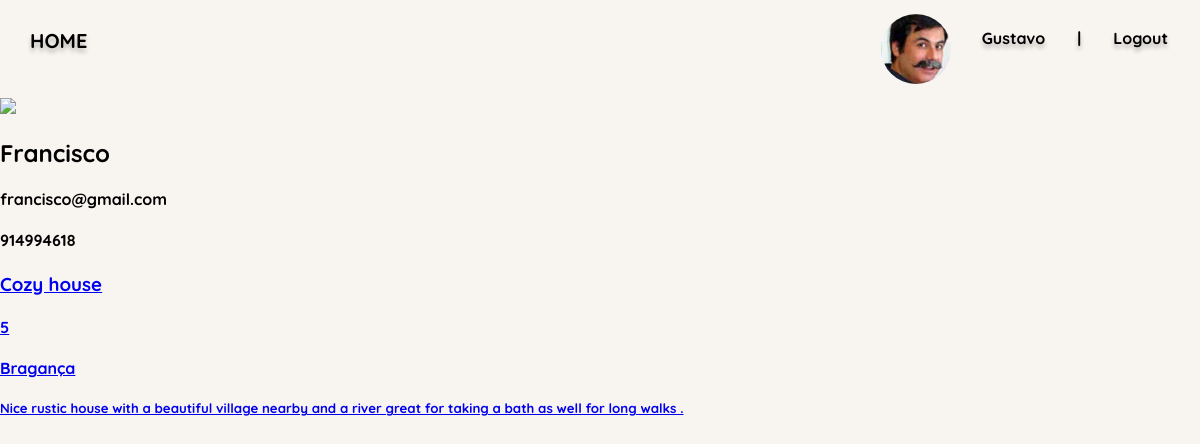
/pages/user.php?id=2 (signed in), run on the app's committed database.
### tables this page shows
CREATE TABLE User(
    userID integer PRIMARY KEY,
    userName text NOT NULL,
    email text NOT NULL,
    passHash text NOT NULL,
    age date NOT NULL,
    phoneNumber text NOT NULL CHECK(length(phoneNumber) = 9),
    profilePicture INTEGER DEFAULT NULL
);

### actions/user_info.php (the view, shortened to what this page needs)
<?php
    function getUserInfo($userId){
        $db = Database::instance()->db();
        $stmt = $db->prepare('Select * from User
                              where User.userId = :userId
                                ');
        $stmt->bindParam(':userId', $userId);
        $stmt->execute();
        $user = $stmt->fetch();
        if($user !== false){
            return $user;
        }
        else{
            echo "PAGE NOT FOUND";
        }
    }
    function getUserPlaces($userId){
        $db = Database::instance()->db();
        $stmt1 = $db->prepare('Select * from User
                              where User.userId = :userId
                                ');
        $stmt1->bindParam(':userId', $userId);
        $stmt1->execute();
        $user1 = $stmt1->fetch();
        $stmt = $db->prepare('Select Place.placeId as id,Place.title,
                                Place.area,Place.maxGuests as maxGuests,
                                IFNULL(avg(comment.classification),\'No Reviews yet\') as class,
                                place.placeDEscription
                                from
                                    User Join Place on User.userId = Place.placeOwner
                                    LEFT Join Comment on Place.placeid = comment.placeid
                                where User.userId = :userId
                                group by place.placeid;');
        $stmt->bindParam(':userId', $userId);
        $stmt->execute();
        $places = $stmt->fetchAll();
        return $places;
    }
    function drawUserInfo($user){
        $profilePic = getProfilePic($user['userID']);
        ?>
        <div id='UserInfo'>
            <div id='userPicture'>
                <a href="user.php?id=<?=$user['userID']?>">
                    <img src="../images/profile/<?=$profilePic?>.jpg">
                </a>
            </div>
            <h2 id='userName'> <?= $user['userName'] ?> </h2>
            <h4 id='userEmail'> <?= $user['email'] ?> </h4>
            <h4 id='userPhoneNumber'> <?= $user['phoneNumber'] ?> </h4>
        </div>
        <?php
    }
    function drawUserPlaces($places){
            ?>
            <?php
        foreach($places as $place){
            drawPlace($place);
        }
    }
    function drawPlace($place){
        ?>
                <a href="./house.php?id=<?= $place['id']?>" >
                    <div id='UserPlace '>
                        <h3> <?= $place['title']?> </h3>
                        <h4> <?= $place['class']?> </h4>
                        <h4> <?= $place['area']?> </h4>
                        <h5> <?= $place['placeDescription']?> </h5>
                    </div>
                </a>
            <?php
    }
    ?>
    <?php
    function getProfilePic($userId){
        $db = Database::instance()->db();
        $stmt = $db->prepare('Select profilePicture from User
                              where User.userId = :userId
                                ');
        $stmt->bindParam(':userId', $userId);
        $stmt->execute();
        $user = $stmt->fetch();
        if($user['profilePicture'] == null)
            return 'default';
        else
            return $user['profilePicture'];
    }
?>

### css/style.css (style rules this page uses)
body { margin: 0; background: #F8F4F0; font-family: 'Quicksand', sans-serif; }

### data on the page
user: userName "Francisco", email "francisco@gmail.com", phoneNumber "914994618"

### other printed values
$_SESSION['username'] "Gustavo"
$place['title'] "Cozy house"
$place['class'] "5"
$place['area'] "Bragança"
$place['placeDescription'] "Nice rustic house with a beautiful village nearby and a river great for taking a bath as well for long walks ."
